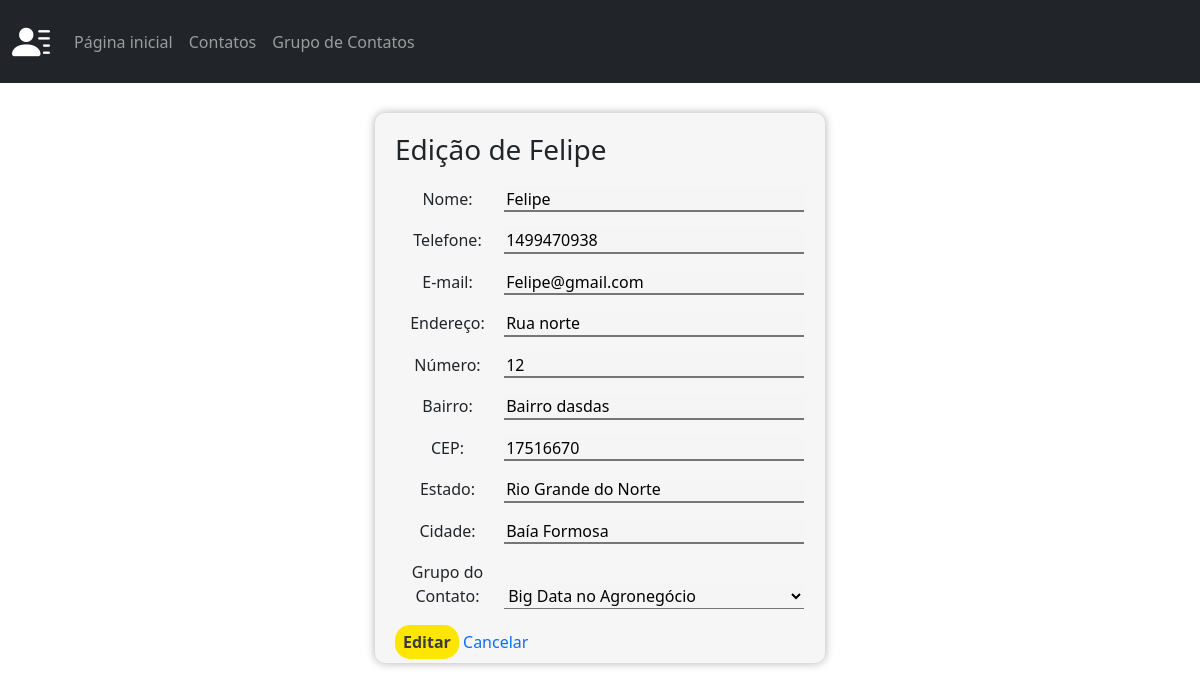
Before: /contato/edit/5 with the older database file.
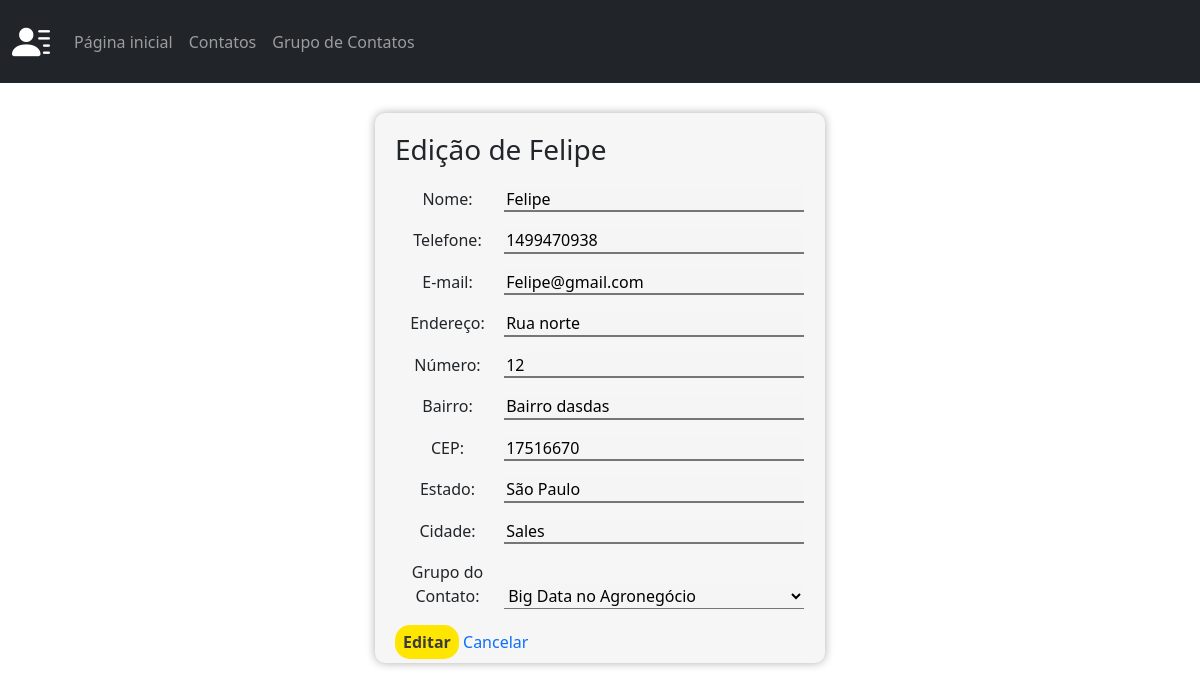
After: the same page with the newer database file.
### contatos/models.py (models this page shows, shortened)
class Contato(models.Model):
    nome = models.CharField(max_length=100)
    telefone = models.PositiveIntegerField()
    email = models.EmailField(max_length=100, verbose_name="E-mail")
    endereco = models.CharField(max_length=255, verbose_name="Endereço")
    numero = models.PositiveIntegerField(verbose_name="Número")
    bairro = models.CharField(max_length=100)
    cep = models.PositiveIntegerField(verbose_name="CEP")
    estado = models.CharField(max_length=100)
    cidade = models.CharField(max_length=100)
    grupoContato = models.ForeignKey(
        GrupoContatos, on_delete=models.CASCADE, related_name='contatos', verbose_name="Grupo do Contato")
    dataCadastro = models.DateField(
        default=django.utils.timezone.now, verbose_name="Data de cadastro")

### contatos/views.py (the view)
def contato_edit(request, contato_pk):
    contato = Contato.objects.get(pk=contato_pk)
    form = ContatoForm(request.POST or None, instance=contato)
    if request.POST:
        if form.is_valid():
            form.save()
            return redirect('contato')
    context = {
        'form': form,
        'contato': contato
    }
    return render(request, 'contatos/contato_edit.html', context)

### contatos/forms.py
class ContatoForm(forms.ModelForm):
    class Meta:
        model = Contato
        exclude = ['dataCadastro']
        widgets = {
            'nome': forms.TextInput(attrs={'id': 'input-nome', 'autofocus': ''}),
            'telefone': forms.NumberInput(attrs={'id': 'input-nome'}),
            'email': forms.EmailInput(attrs={'id': 'input-email'}),
            'endereco': forms.TextInput(attrs={'id': 'input-endereco'}),
            'numero': forms.NumberInput(attrs={'id': 'input-numero'}),
            'bairro': forms.TextInput(attrs={'id': 'input-bairro'}),
            'cep': forms.NumberInput(attrs={'id': 'input-cep'}),
            'estado': forms.TextInput(attrs={'id': 'input-estado'}),
            'cidade': forms.TextInput(attrs={'id': 'input-cidade'}),
            'grupoCliente': forms.NumberInput(attrs={'id': 'input-numero'}),
        }

### contatos/models.py (called while the page is built)
    def __str__(self):
        return self.titulo

### contatos/templates/contatos/contato_edit.html (shortened to what this page needs)
{% extends 'template.html' %}
{% block main %}
<div id="container-inclusaoContato">
    <h3>Edição de {{contato.nome}}</h3>
    <form action="{% url 'contato_edit' contato.id %}" method="post">
        {{ form.as_p }}
        <button type="submit">Editar</button>
        <a class="formCancelar" href="{% url 'contato' %}">Cancelar</a>
    </form>
</div>
{% endblock main %}

Changed rows visible on the page:
changed Contato "Felipe": estado "Rio Grande do Norte" → "São Paulo"; cidade "Baía Formosa" → "Sales"
